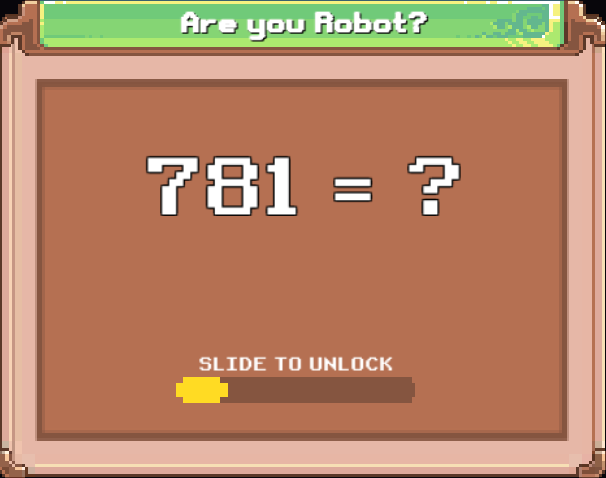
#> input picture train_model/number.png, 606 x 478 px
$ python run.py
#> lines starting #> are read from the running program, lines starting #| are printed output that depends on the picture; after the words box and inside, x2 and y2 are one past the last pixel; in counts of white or black regions, pixels touching at a corner belong together
import pytesseract
import cv2 as cv
import os

TESS_DAT = os.path.dirname(os.path.realpath(__file__)).replace('\\', '/')

img = cv.imread("number.png")
#> img is the input picture: shape (478, 606, 3); mean B, G, R 103.7, 134.2, 182.8

gry = cv.cvtColor(img, cv.COLOR_BGR2GRAY)
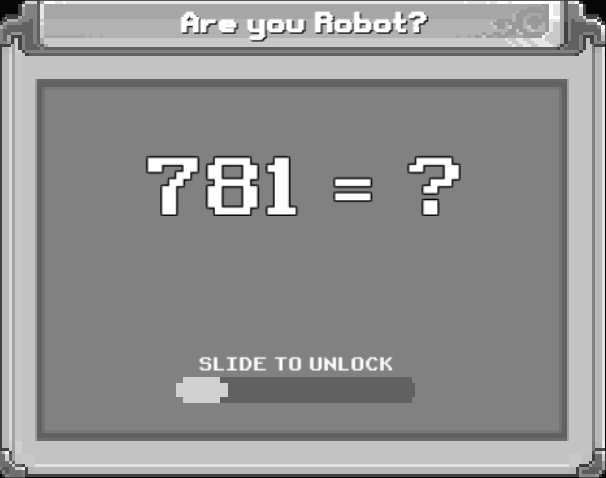
#> gry: shape (478, 606); min 2, max 255, mean 145.1
thr = cv.threshold(gry, 0, 255, cv.THRESH_BINARY + cv.THRESH_OTSU)[1]
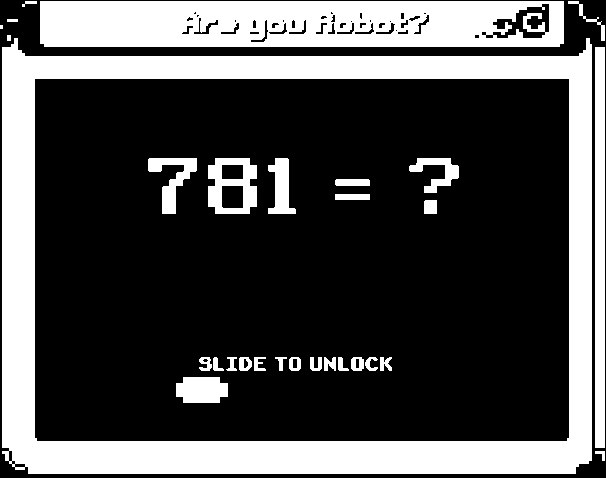
#> thr: shape (478, 606); 30.2% white; 30 white regions (1 under 20 px), largest, box (x1, y1, x2, y2) and area: (2, 38, 592, 474) 53198, (40, 1, 564, 47) 22098, (595, 47, 605, 448) 4010

# cv.imshow("Image", thr)
# cv.waitKey(0)

#> (the run stopped early here; a loop or call above may not have finished)

$ run again, with train_model/image.jpg saved as train_model/number.png
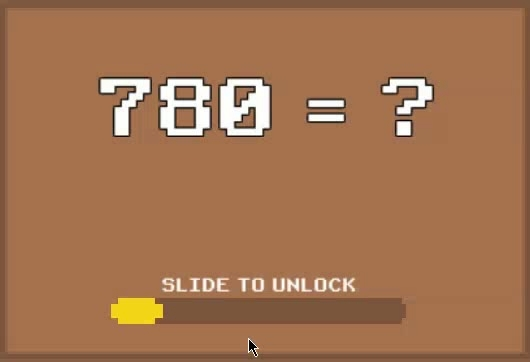
#> input picture train_model/image.jpg, 530 x 362 px
#> img is the input picture: shape (362, 530, 3); mean B, G, R 81, 115.4, 162.9
#> `gry = cv.cvtColor(img, cv.COLOR_BGR2GRAY)`:
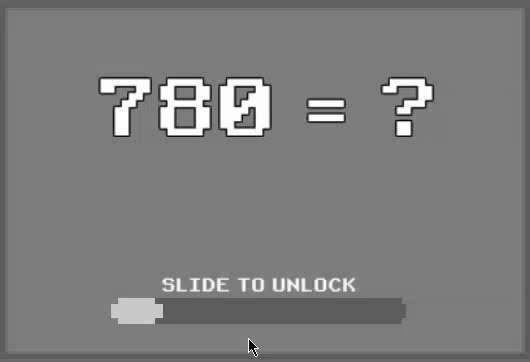
#> gry: shape (362, 530); min 0, max 255, mean 125.5
#> `thr = cv.threshold(gry, 0, 255, cv.THRESH_BINARY + cv.THRESH_OTSU)[1]`:
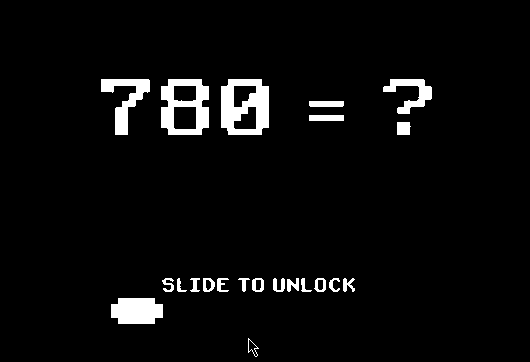
#> thr: shape (362, 530); 4.3% white; 22 white regions, largest, box (x1, y1, x2, y2) and area: (221, 79, 269, 135) 1840, (161, 79, 209, 135) 1594, (111, 298, 163, 324) 1172
